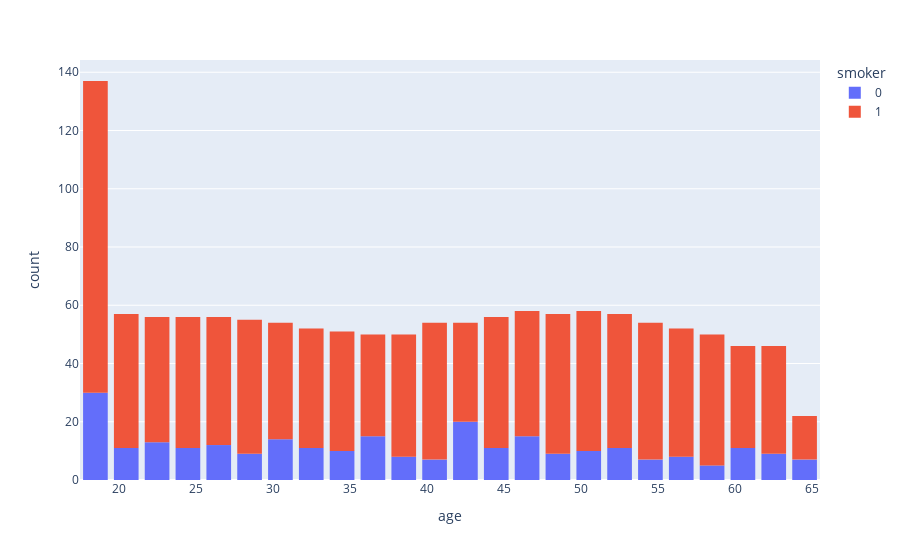

Notebook code cell kept with this figure:
### Code cell
plot = px.histogram(df, x='age', color='smoker')
plot.update_layout(bargap=0.2)
plot.show()

### Figure 1 — Plotly figure (JSON) as saved in the notebook; plotly's stock layout.template omitted (floating-point values rounded to 4 significant figures; data arrays with more than 128 entries replaced by an {"elided": "..."} marker saying what was removed)
{"data": [{"alignmentgroup": "True", "bingroup": "x", "hovertemplate": "smoker=0<br>age=%{x}<br>count=%{y}<extra></extra>", "legendgroup": "0", "marker": {"color": "#636efa", "pattern": {"shape": ""}}, "name": "0", "offsetgroup": "0", "orientation": "v", "showlegend": true, "type": "histogram", "x": {"elided": "274 int values"}, "xaxis": "x", "yaxis": "y"}, {"alignmentgroup": "True", "bingroup": "x", "hovertemplate": "smoker=1<br>age=%{x}<br>count=%{y}<extra></extra>", "legendgroup": "1", "marker": {"color": "#EF553B", "pattern": {"shape": ""}}, "name": "1", "offsetgroup": "1", "orientation": "v", "showlegend": true, "type": "histogram", "x": {"elided": "1064 int values"}, "xaxis": "x", "yaxis": "y"}], "layout": {"bargap": 0.2, "barmode": "relative", "legend": {"title": {"text": "smoker"}, "tracegroupgap": 0}, "margin": {"t": 60}, "xaxis": {"anchor": "y", "domain": [0, 1], "title": {"text": "age"}}, "yaxis": {"anchor": "x", "domain": [0, 1], "title": {"text": "count"}}}}
